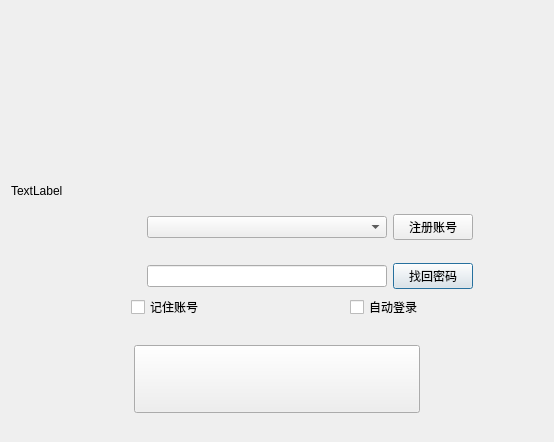
<?xml version="1.0" encoding="UTF-8"?>
<ui version="4.0">
 <class>SeeULogin</class>
 <widget class="QDialog" name="SeeULogin">
  <property name="geometry">
   <rect>
    <x>0</x>
    <y>0</y>
    <width>554</width>
    <height>442</height>
   </rect>
  </property>
  <property name="windowTitle">
   <string>Dialog</string>
  </property>
  <property name="styleSheet">
   <string notr="true"/>
  </property>
  <layout class="QVBoxLayout" name="verticalLayout_5">
   <item>
    <layout class="QVBoxLayout" name="verticalLayout_4">
     <item>
      <layout class="QHBoxLayout" name="horizontalLayout">
       <item>
        <spacer name="verticalSpacer">
         <property name="orientation">
          <enum>Qt::Vertical</enum>
         </property>
         <property name="sizeType">
          <enum>QSizePolicy::Fixed</enum>
         </property>
         <property name="sizeHint" stdset="0">
          <size>
           <width>20</width>
           <height>170</height>
          </size>
         </property>
        </spacer>
       </item>
      </layout>
     </item>
     <item>
      <layout class="QHBoxLayout" name="horizontalLayout_3">
       <item>
        <widget class="QLabel" name="tip_label">
         <property name="text">
          <string>TextLabel</string>
         </property>
        </widget>
       </item>
       <item>
        <spacer name="horizontalSpacer_5">
         <property name="orientation">
          <enum>Qt::Horizontal</enum>
         </property>
         <property name="sizeHint" stdset="0">
          <size>
           <width>40</width>
           <height>20</height>
          </size>
         </property>
        </spacer>
       </item>
      </layout>
     </item>
     <item>
      <layout class="QGridLayout" name="gridLayout">
       <item row="1" column="2">
        <spacer name="horizontalSpacer_6">
         <property name="orientation">
          <enum>Qt::Horizontal</enum>
         </property>
         <property name="sizeType">
          <enum>QSizePolicy::Fixed</enum>
         </property>
         <property name="sizeHint" stdset="0">
          <size>
           <width>40</width>
           <height>10</height>
          </size>
         </property>
        </spacer>
       </item>
       <item row="0" column="3">
        <widget class="AccountComboBox" name="account_box">
         <property name="enabled">
          <bool>true</bool>
         </property>
        </widget>
       </item>
       <item row="2" column="2">
        <widget class="QLabel" name="password_label">
         <property name="styleSheet">
          <string notr="true">QLabel
{
	border-image: url(:/pix/button/code.png);
}</string>
         </property>
         <property name="text">
          <string>     </string>
         </property>
        </widget>
       </item>
       <item row="2" column="4">
        <widget class="QPushButton" name="lost_password_button">
         <property name="text">
          <string>找回密码</string>
         </property>
        </widget>
       </item>
       <item row="0" column="0">
        <spacer name="horizontalSpacer_4">
         <property name="orientation">
          <enum>Qt::Horizontal</enum>
         </property>
         <property name="sizeType">
          <enum>QSizePolicy::Fixed</enum>
         </property>
         <property name="sizeHint" stdset="0">
          <size>
           <width>70</width>
           <height>20</height>
          </size>
         </property>
        </spacer>
       </item>
       <item row="2" column="3">
        <widget class="QLineEdit" name="password_box"/>
       </item>
       <item row="1" column="1">
        <spacer name="verticalSpacer_5">
         <property name="orientation">
          <enum>Qt::Vertical</enum>
         </property>
         <property name="sizeType">
          <enum>QSizePolicy::Fixed</enum>
         </property>
         <property name="sizeHint" stdset="0">
          <size>
           <width>20</width>
           <height>10</height>
          </size>
         </property>
        </spacer>
       </item>
       <item row="0" column="4">
        <widget class="QPushButton" name="mmregister_button">
         <property name="text">
          <string>注册账号</string>
         </property>
        </widget>
       </item>
       <item row="0" column="2">
        <widget class="QLabel" name="account_label">
         <property name="styleSheet">
          <string notr="true">QLabel
{
	border-image: url(:/pix/button/account.png);
}</string>
         </property>
         <property name="text">
          <string/>
         </property>
        </widget>
       </item>
       <item row="2" column="0">
        <spacer name="verticalSpacer_3">
         <property name="orientation">
          <enum>Qt::Vertical</enum>
         </property>
         <property name="sizeType">
          <enum>QSizePolicy::Fixed</enum>
         </property>
         <property name="sizeHint" stdset="0">
          <size>
           <width>20</width>
           <height>22</height>
          </size>
         </property>
        </spacer>
       </item>
       <item row="0" column="1">
        <spacer name="verticalSpacer_4">
         <property name="orientation">
          <enum>Qt::Vertical</enum>
         </property>
         <property name="sizeType">
          <enum>QSizePolicy::Fixed</enum>
         </property>
         <property name="sizeHint" stdset="0">
          <size>
           <width>20</width>
           <height>40</height>
          </size>
         </property>
        </spacer>
       </item>
       <item row="0" column="5">
        <spacer name="horizontalSpacer_7">
         <property name="orientation">
          <enum>Qt::Horizontal</enum>
         </property>
         <property name="sizeType">
          <enum>QSizePolicy::Fixed</enum>
         </property>
         <property name="sizeHint" stdset="0">
          <size>
           <width>70</width>
           <height>20</height>
          </size>
         </property>
        </spacer>
       </item>
      </layout>
     </item>
     <item>
      <layout class="QHBoxLayout" name="horizontalLayout_4">
       <item>
        <spacer name="horizontalSpacer_8">
         <property name="orientation">
          <enum>Qt::Horizontal</enum>
         </property>
         <property name="sizeType">
          <enum>QSizePolicy::Fixed</enum>
         </property>
         <property name="sizeHint" stdset="0">
          <size>
           <width>120</width>
           <height>20</height>
          </size>
         </property>
        </spacer>
       </item>
       <item>
        <widget class="QCheckBox" name="remember_account_box">
         <property name="styleSheet">
          <string notr="true"/>
         </property>
         <property name="text">
          <string>记住账号</string>
         </property>
        </widget>
       </item>
       <item>
        <spacer name="horizontalSpacer">
         <property name="orientation">
          <enum>Qt::Horizontal</enum>
         </property>
         <property name="sizeHint" stdset="0">
          <size>
           <width>148</width>
           <height>20</height>
          </size>
         </property>
        </spacer>
       </item>
       <item>
        <widget class="QCheckBox" name="auto_login_box">
         <property name="text">
          <string>自动登录</string>
         </property>
        </widget>
       </item>
       <item>
        <spacer name="horizontalSpacer_9">
         <property name="orientation">
          <enum>Qt::Horizontal</enum>
         </property>
         <property name="sizeType">
          <enum>QSizePolicy::Fixed</enum>
         </property>
         <property name="sizeHint" stdset="0">
          <size>
           <width>120</width>
           <height>20</height>
          </size>
         </property>
        </spacer>
       </item>
      </layout>
     </item>
     <item>
      <spacer name="verticalSpacer_2">
       <property name="orientation">
        <enum>Qt::Vertical</enum>
       </property>
       <property name="sizeType">
        <enum>QSizePolicy::Fixed</enum>
       </property>
       <property name="sizeHint" stdset="0">
        <size>
         <width>20</width>
         <height>20</height>
        </size>
       </property>
      </spacer>
     </item>
     <item>
      <layout class="QHBoxLayout" name="horizontalLayout_5">
       <item>
        <spacer name="horizontalSpacer_2">
         <property name="orientation">
          <enum>Qt::Horizontal</enum>
         </property>
         <property name="sizeType">
          <enum>QSizePolicy::Fixed</enum>
         </property>
         <property name="sizeHint" stdset="0">
          <size>
           <width>123</width>
           <height>20</height>
          </size>
         </property>
        </spacer>
       </item>
       <item>
        <widget class="QPushButton" name="login_button">
         <property name="sizePolicy">
          <sizepolicy hsizetype="Expanding" vsizetype="MinimumExpanding">
           <horstretch>0</horstretch>
           <verstretch>0</verstretch>
          </sizepolicy>
         </property>
         <property name="styleSheet">
          <string notr="true">QPushButton
{
border-image: url(:/pix/button/login_button.png);
}</string>
         </property>
         <property name="text">
          <string/>
         </property>
        </widget>
       </item>
       <item>
        <spacer name="horizontalSpacer_3">
         <property name="orientation">
          <enum>Qt::Horizontal</enum>
         </property>
         <property name="sizeType">
          <enum>QSizePolicy::Fixed</enum>
         </property>
         <property name="sizeHint" stdset="0">
          <size>
           <width>123</width>
           <height>20</height>
          </size>
         </property>
        </spacer>
       </item>
      </layout>
     </item>
     <item>
      <spacer name="verticalSpacer_6">
       <property name="orientation">
        <enum>Qt::Vertical</enum>
       </property>
       <property name="sizeType">
        <enum>QSizePolicy::Fixed</enum>
       </property>
       <property name="sizeHint" stdset="0">
        <size>
         <width>20</width>
         <height>18</height>
        </size>
       </property>
      </spacer>
     </item>
     <item>
      <layout class="QHBoxLayout" name="horizontalLayout_6"/>
     </item>
    </layout>
   </item>
  </layout>
 </widget>
 <customwidgets>
  <customwidget>
   <class>AccountComboBox</class>
   <extends>QComboBox</extends>
   <header>accountcombobox.h</header>
  </customwidget>
 </customwidgets>
 <resources/>
 <connections/>
</ui>
